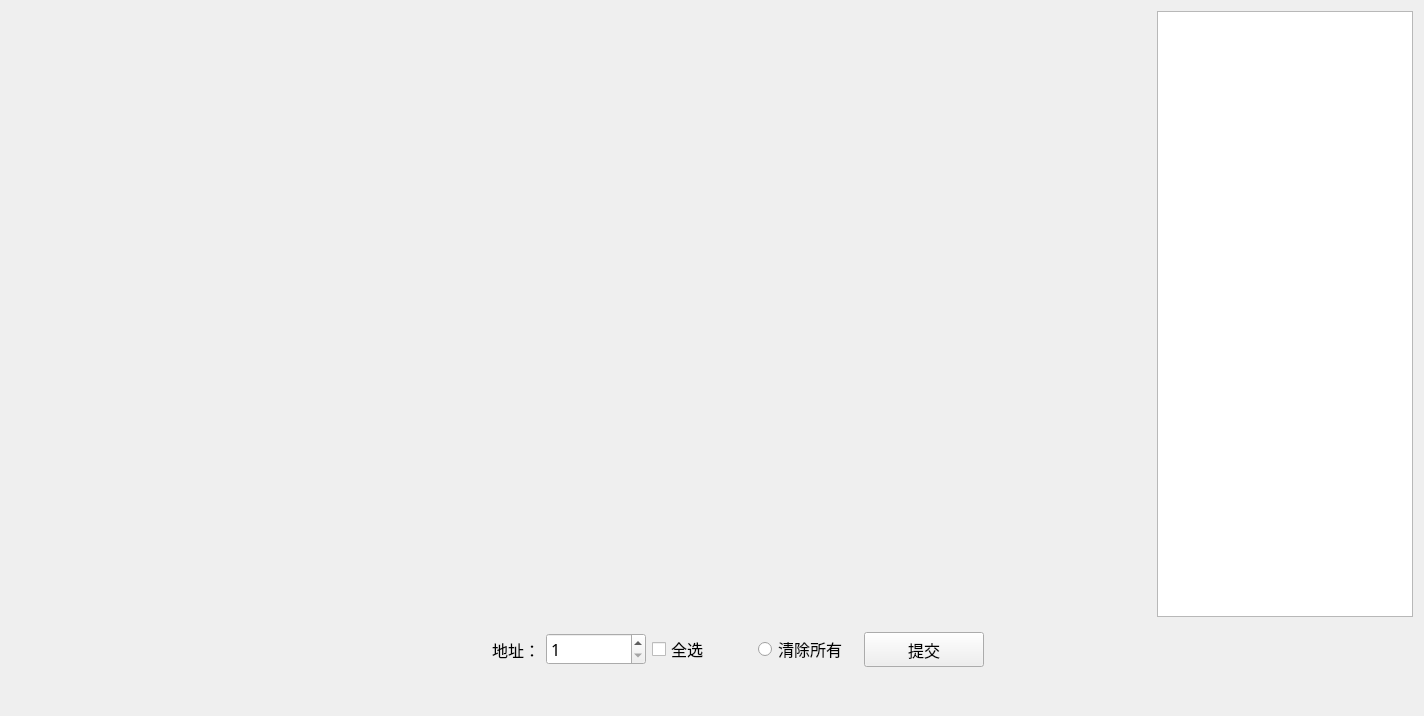
<?xml version="1.0" encoding="UTF-8"?>
<ui version="4.0">
 <class>MpduRtuTest_OutputEleWid</class>
 <widget class="QWidget" name="MpduRtuTest_OutputEleWid">
  <property name="geometry">
   <rect>
    <x>0</x>
    <y>0</y>
    <width>1424</width>
    <height>716</height>
   </rect>
  </property>
  <property name="windowTitle">
   <string>Form</string>
  </property>
  <layout class="QGridLayout" name="gridLayout_2">
   <property name="bottomMargin">
    <number>40</number>
   </property>
   <item row="0" column="0">
    <layout class="QHBoxLayout" name="horizontalLayout">
     <item>
      <widget class="QWidget" name="widget" native="true">
       <property name="sizePolicy">
        <sizepolicy hsizetype="Preferred" vsizetype="Preferred">
         <horstretch>200</horstretch>
         <verstretch>0</verstretch>
        </sizepolicy>
       </property>
       <property name="minimumSize">
        <size>
         <width>800</width>
         <height>400</height>
        </size>
       </property>
       <layout class="QGridLayout" name="gridLayout">
        <item row="5" column="1">
         <widget class="QWidget" name="widget_17" native="true">
          <property name="styleSheet">
           <string notr="true"/>
          </property>
         </widget>
        </item>
        <item row="5" column="2">
         <widget class="QWidget" name="widget_18" native="true">
          <property name="styleSheet">
           <string notr="true"/>
          </property>
         </widget>
        </item>
        <item row="3" column="2">
         <widget class="QWidget" name="widget_12" native="true">
          <property name="styleSheet">
           <string notr="true"/>
          </property>
         </widget>
        </item>
        <item row="3" column="1">
         <widget class="QWidget" name="widget_11" native="true">
          <property name="styleSheet">
           <string notr="true"/>
          </property>
         </widget>
        </item>
        <item row="4" column="1">
         <widget class="QWidget" name="widget_14" native="true">
          <property name="styleSheet">
           <string notr="true"/>
          </property>
         </widget>
        </item>
        <item row="4" column="0">
         <widget class="QWidget" name="widget_13" native="true">
          <property name="styleSheet">
           <string notr="true"/>
          </property>
         </widget>
        </item>
        <item row="4" column="2">
         <widget class="QWidget" name="widget_15" native="true">
          <property name="styleSheet">
           <string notr="true"/>
          </property>
         </widget>
        </item>
        <item row="8" column="2">
         <widget class="QWidget" name="widget_24" native="true">
          <property name="styleSheet">
           <string notr="true"/>
          </property>
         </widget>
        </item>
        <item row="3" column="0">
         <widget class="QWidget" name="widget_10" native="true">
          <property name="styleSheet">
           <string notr="true"/>
          </property>
         </widget>
        </item>
        <item row="2" column="2">
         <widget class="QWidget" name="widget_9" native="true">
          <property name="styleSheet">
           <string notr="true"/>
          </property>
         </widget>
        </item>
        <item row="2" column="1">
         <widget class="QWidget" name="widget_8" native="true">
          <property name="styleSheet">
           <string notr="true"/>
          </property>
         </widget>
        </item>
        <item row="1" column="0">
         <widget class="QWidget" name="widget_4" native="true">
          <property name="styleSheet">
           <string notr="true"/>
          </property>
         </widget>
        </item>
        <item row="0" column="0">
         <widget class="QWidget" name="widget_1" native="true">
          <property name="styleSheet">
           <string notr="true"/>
          </property>
         </widget>
        </item>
        <item row="1" column="2">
         <widget class="QWidget" name="widget_6" native="true">
          <property name="styleSheet">
           <string notr="true"/>
          </property>
         </widget>
        </item>
        <item row="0" column="1">
         <widget class="QWidget" name="widget_2" native="true">
          <property name="styleSheet">
           <string notr="true"/>
          </property>
         </widget>
        </item>
        <item row="2" column="0">
         <widget class="QWidget" name="widget_7" native="true">
          <property name="styleSheet">
           <string notr="true"/>
          </property>
         </widget>
        </item>
        <item row="1" column="1">
         <widget class="QWidget" name="widget_5" native="true">
          <property name="styleSheet">
           <string notr="true"/>
          </property>
         </widget>
        </item>
        <item row="0" column="2">
         <widget class="QWidget" name="widget_3" native="true">
          <property name="styleSheet">
           <string notr="true"/>
          </property>
         </widget>
        </item>
        <item row="6" column="2">
         <widget class="QWidget" name="widget_21" native="true">
          <property name="styleSheet">
           <string notr="true"/>
          </property>
         </widget>
        </item>
        <item row="5" column="0">
         <widget class="QWidget" name="widget_16" native="true">
          <property name="styleSheet">
           <string notr="true"/>
          </property>
         </widget>
        </item>
        <item row="8" column="0">
         <widget class="QWidget" name="widget_22" native="true">
          <property name="styleSheet">
           <string notr="true"/>
          </property>
         </widget>
        </item>
        <item row="8" column="1">
         <widget class="QWidget" name="widget_23" native="true">
          <property name="styleSheet">
           <string notr="true"/>
          </property>
         </widget>
        </item>
        <item row="6" column="0">
         <widget class="QWidget" name="widget_19" native="true">
          <property name="styleSheet">
           <string notr="true"/>
          </property>
         </widget>
        </item>
        <item row="6" column="1">
         <widget class="QWidget" name="widget_20" native="true">
          <property name="styleSheet">
           <string notr="true"/>
          </property>
         </widget>
        </item>
       </layout>
      </widget>
     </item>
     <item>
      <widget class="QTextEdit" name="textEdit">
       <property name="sizePolicy">
        <sizepolicy hsizetype="Expanding" vsizetype="Expanding">
         <horstretch>0</horstretch>
         <verstretch>0</verstretch>
        </sizepolicy>
       </property>
       <property name="minimumSize">
        <size>
         <width>200</width>
         <height>400</height>
        </size>
       </property>
       <property name="maximumSize">
        <size>
         <width>16777215</width>
         <height>16777215</height>
        </size>
       </property>
       <property name="font">
        <font>
         <family>微软雅黑</family>
         <pointsize>12</pointsize>
        </font>
       </property>
      </widget>
     </item>
    </layout>
   </item>
   <item row="1" column="0">
    <widget class="QWidget" name="widget_25" native="true">
     <layout class="QHBoxLayout" name="horizontalLayout_2">
      <item>
       <spacer name="horizontalSpacer">
        <property name="orientation">
         <enum>Qt::Horizontal</enum>
        </property>
        <property name="sizeHint" stdset="0">
         <size>
          <width>40</width>
          <height>20</height>
         </size>
        </property>
       </spacer>
      </item>
      <item>
       <widget class="QLabel" name="label">
        <property name="minimumSize">
         <size>
          <width>100</width>
          <height>30</height>
         </size>
        </property>
        <property name="font">
         <font>
          <family>微软雅黑</family>
          <pointsize>12</pointsize>
         </font>
        </property>
        <property name="text">
         <string>地址：</string>
        </property>
        <property name="alignment">
         <set>Qt::AlignRight|Qt::AlignTrailing|Qt::AlignVCenter</set>
        </property>
       </widget>
      </item>
      <item>
       <widget class="QSpinBox" name="spinBox">
        <property name="minimumSize">
         <size>
          <width>100</width>
          <height>30</height>
         </size>
        </property>
        <property name="font">
         <font>
          <family>微软雅黑</family>
          <pointsize>12</pointsize>
         </font>
        </property>
        <property name="minimum">
         <number>1</number>
        </property>
       </widget>
      </item>
      <item>
       <widget class="QCheckBox" name="checkBox">
        <property name="minimumSize">
         <size>
          <width>100</width>
          <height>30</height>
         </size>
        </property>
        <property name="font">
         <font>
          <family>微软雅黑</family>
          <pointsize>12</pointsize>
         </font>
        </property>
        <property name="text">
         <string>全选</string>
        </property>
       </widget>
      </item>
      <item>
       <widget class="QRadioButton" name="cleanRadio">
        <property name="minimumSize">
         <size>
          <width>100</width>
          <height>30</height>
         </size>
        </property>
        <property name="font">
         <font>
          <family>微软雅黑</family>
          <pointsize>12</pointsize>
         </font>
        </property>
        <property name="text">
         <string>清除所有</string>
        </property>
       </widget>
      </item>
      <item>
       <widget class="QPushButton" name="pushButton">
        <property name="minimumSize">
         <size>
          <width>120</width>
          <height>35</height>
         </size>
        </property>
        <property name="font">
         <font>
          <family>微软雅黑</family>
          <pointsize>12</pointsize>
         </font>
        </property>
        <property name="text">
         <string>提交</string>
        </property>
       </widget>
      </item>
      <item>
       <spacer name="horizontalSpacer_2">
        <property name="orientation">
         <enum>Qt::Horizontal</enum>
        </property>
        <property name="sizeHint" stdset="0">
         <size>
          <width>40</width>
          <height>20</height>
         </size>
        </property>
       </spacer>
      </item>
     </layout>
    </widget>
   </item>
  </layout>
 </widget>
 <resources/>
 <connections/>
</ui>
